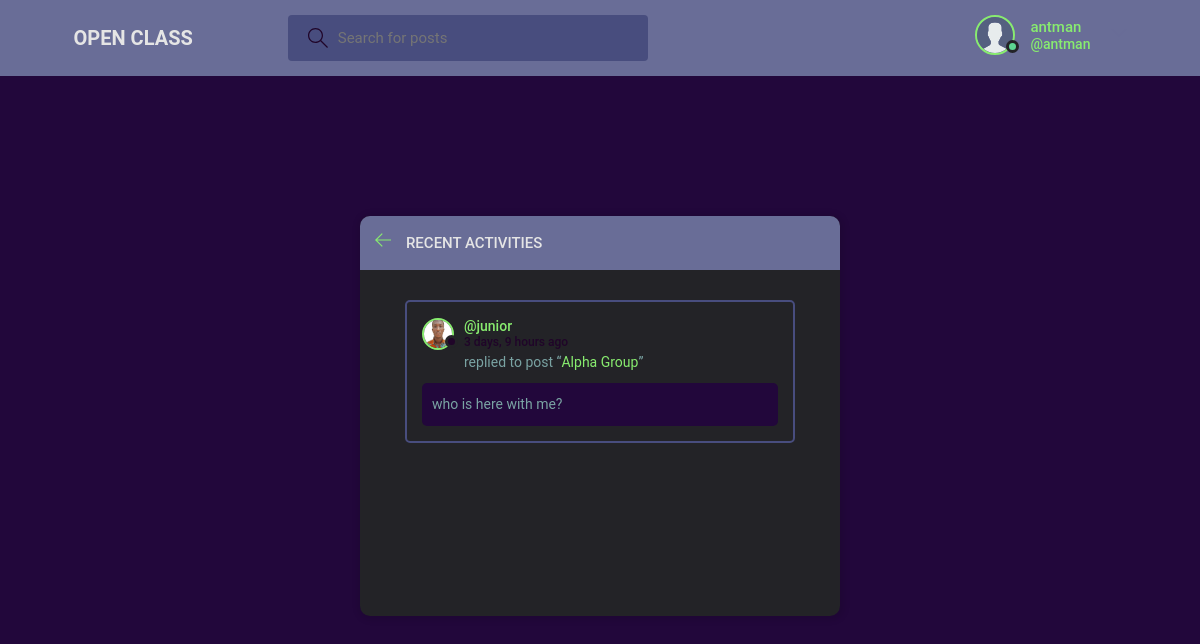
The app's page /activity/ (signed in) with its own data.
### base/models.py (models this page shows, shortened)
class User(AbstractUser):
    name = models.CharField(max_length=200, null=True)
    email = models.EmailField(unique=True, null=True)
    bio = models.TextField(null=True)
    avatar = models.ImageField(null=True, default="avatar.svg")
    USERNAME_FIELD = 'username'
    REQUIRED_FIELDS = []

class Message(models.Model):
    user = models.ForeignKey(User, on_delete=models.CASCADE)
    room = models.ForeignKey(Room, on_delete=models.CASCADE)
    body = models.TextField()
    updated = models.DateTimeField(auto_now=True)
    created = models.DateTimeField(auto_now_add=True)
    class Meta:
        ordering = ['-updated', '-created']

class Room(models.Model):
    host = models.ForeignKey(User, on_delete=models.SET_NULL, null=True)
    topic = models.ForeignKey(Topic, on_delete=models.SET_NULL, null=True)
    name = models.CharField(max_length=200)
    description = models.TextField(null=True, blank=True)
    participants = models.ManyToManyField(
        User, related_name='participants', blank=True)
    updated = models.DateTimeField(auto_now=True)
    created = models.DateTimeField(auto_now_add=True)
    class Meta:
        ordering = ['-updated', '-created']
    def __str__(self):
        return self.name

### base/views.py (the view)
# urls.py: path('activity/', views.activityPage, name="activity"),
@login_required(login_url='login')
def activityPage(request):
    room_messages = Message.objects.all()
    return render(request, 'base/activity.html', {'room_messages': room_messages})

### base/templates/base/activity.html (shortened to what this page needs)
{% extends 'main.html' %}
{% block content %}
{% include 'navbar.html' %}
<main class="layout">
  <div class="container">
    <div class="layout__box">
      <div class="layout__boxHeader">
        <div class="layout__boxTitle">
          <a href="{% url 'home' %}">
            <svg version="1.1" xmlns="http://www.w3.org/2000/svg" width="32" height="32" viewBox="0 0 32 32">
              <title>arrow-left</title>
              <path
                d="M13.723 2.286l-13.723 13.714 13.719 13.714 1.616-1.611-10.96-10.96h27.625v-2.286h-27.625l10.965-10.965-1.616-1.607z">
              </path>
              </path>
            </svg>
          </a>
          <h3>Recent Activities</h3>
        </div>
      </div>
      <div class="activities-page layout__body">
        {% for message in room_messages %}
        <div class="activities__box">
          <div class="activities__boxHeader roomListRoom__header">
            <a href="{% url 'user-profile' message.user.id %}" class="roomListRoom__author">
              <div class="avatar avatar--small">
                <img src="{{message.user.avatar.url}}" />
              </div>
              <p>
                @{{message.user}}
                <span>{{message.created|timesince}} ago</span>
              </p>
            </a>
          </div>
          <div class="activities__boxContent">
            <p>replied to post “<a href="{% url 'room' message.room.id %}">{{message.room}}</a>”</p>
            <div class="activities__boxRoomContent">
              {{message.body}}
            </div>
          </div>
        </div>
        {% endfor %}
      </div>
    </div>
  </div>
</main>
{% endblock content %}

### templates/navbar.html (shortened to what this page needs)
{% load static %}
<header class="header header--loggedIn">
    <div class="container">
        <a href="{% url 'home' %}" class="header__logo">
            <h1>OPEN CLASS</h1>
        </a>
        <form class="header__search" method="GET" action="{% url 'home' %}">
            <label>
                <input name="q" placeholder="Search for posts" />
            </label>
        </form>
        <nav class="header__menu">
            {% if request.user.is_authenticated %}
            <div class="header__user">
                <a href="{% url 'update-user' %}">
                    <div class="avatar avatar--medium active">
                        <img src="{{request.user.avatar.url}}" />
                    </div>
                    <p>{{request.user.username}} <span>@{{request.user.username}}</span></p>
                </a>
                <button class="dropdown-button">
                    <svg version="1.1" xmlns="http://www.w3.org/2000/svg" width="32" height="32" viewBox="0 0 32 32">
                        <title>chevron-down</title>
                        <path d="M16 21l-13-13h-3l16 16 16-16h-3l-13 13z"></path>
                    </svg>
                </button>
            </div>
            {% else %}
            <a href="{% url 'login' %}">
                <img src="{% static 'images/avatar.svg' %}" />
                <p>Login</p>
            </a>
            {% endif %}
        </nav>
    </div>
</header>

### static/styles/style.css (style rules this page uses)
:root { --color-main: #88ec6f; --color-main-light: #e1f6fb; --color-dark: #232327; --color-dark-medium: #484d7e; --color-dark-light: #696d97; --color-light: #e5e5e5; --color-gray: #200529; --color-light-gray: #7aa3a3; --color-bg: #22073b; --color-success: #5dd693; --color-error: #fc4b0b; }
* { font-family: Roboto, "DM Sans", -apple-system, BlinkMacSystemFont, "Segoe UI", Roboto, Oxygen, Ubuntu, Cantarell, "Open Sans", "Helvetica Neue", sans-serif; margin: 0; padding: 0; box-sizing: border-box; text-rendering: optimizeLegibility; font-size: inherit; }
html { font-size: 56.25%; }
@media only screen and (min-width: 1200px) { html { font-size: 62.5%; } }
body { line-height: 1.6; font-weight: 400; font-size: 1.5rem; color: var(--color-light-gray); background-color: var(--color-bg); min-height: 100vh; }
img { width: 100%; }
a { display: inline-block; color: var(--color-main); text-decoration: none; }
.container { max-width: 120rem; width: 90%; margin: auto; }
.avatar { position: relative; display: inline-block; border-radius: 50%; border: 2px solid var(--color-main); }
.avatar img { display: block; border-radius: 50%; object-fit: cover; object-position: center; }
.avatar::after { content: ""; display: block; position: absolute; background-color: var(--color-gray); z-index: 111; border-radius: 50%; border: 0.3rem solid var(--color-dark); }
.avatar.active::after { background-color: var(--color-success); }
.avatar.avatar--small img { width: 2.8rem; height: 2.8rem; }
.avatar.avatar--small:after { width: 0.7rem; height: 0.7rem; bottom: 0px; right: -6px; }
.avatar.avatar--medium img { width: 3.6rem; height: 3.6rem; border-radius: 50%; }
.avatar.avatar--medium:after { width: 0.7rem; height: 0.7rem; bottom: 0px; right: -6px; }
.header { padding: 1.5rem; background-color: var(--color-dark-light); }
.header > .container { display: flex; gap: 9.5rem; }
.header__logo, .header__user { display: flex; gap: 2rem; align-items: center; }
.header__logo > h1 { font-weight: 700; font-size: 2rem; color: var(--color-light); }
.header__search > label { background-color: var(--color-dark-medium); padding: 1.3rem 1rem; display: flex; align-items: center; gap: 1rem; border-radius: 4px; }
.header__search svg { fill: var(--color-gray); width: 2rem; height: 2rem; margin-left: 1rem; }
.header__search input { width: 30rem; background: transparent; border: none; outline: none; color: var(--color-light); }
.header__menu { margin-left: auto; position: relative; background-color: var(--color-main-medium); }
.header__menu a { display: flex; gap: 1.5rem; align-items: center; font-weight: 500; text-decoration: none; }
.header__menu img { height: 3.6rem; }
.header__menu p { line-height: 1.2; }
.header__menu span { color: var(--color-main); font-weight: 500; font-size: 1.4rem; display: block; }
.header__menu svg { width: 1.6rem; height: 1.6rem; fill: var(--color-dark-light); }
.dropdown-button { background: transparent; border: 0; outline: 0; cursor: pointer; }
.layout { margin-top: 2.4rem; }
.layout > .container { display: flex; justify-content: space-between; align-items: flex-start; }
.layout__box { width: 90%; max-width: 48rem; min-height: 40rem; position: absolute; top: 50%; left: 50%; transform: translate(-50%, -46%); background-color: var(--color-dark); border-radius: 1rem; box-shadow: 1px 1px 6px 3px rgba(0, 0, 0, 0.1); overflow: hidden; }
.layout__boxHeader { display: flex; padding: 1.5rem; background-color: var(--color-dark-light); }
.layout__boxTitle { display: flex; gap: 1.5rem; align-items: center; }
.layout__boxTitle h3 { text-transform: uppercase; font-weight: 500; color: var(--color-light); }
.layout__boxTitle svg { width: 1.6rem; height: 1.6rem; fill: var(--color-main); }
.layout__body { margin: 3rem; }
.roomListRoom__header { display: flex; justify-content: space-between; align-items: center; }
.roomListRoom__author { font-weight: 500; display: flex; align-items: center; gap: 1rem; }
.activities__box { margin: 1.5rem; padding: 1.5rem; border: 2px solid var(--color-dark-medium); border-radius: 5px; }
.activities__boxHeader p { font-size: 1.4rem; line-height: 1.3; }
.activities__boxHeader p span { color: var(--color-gray); font-size: 1.2rem; display: block; }
.activities__boxContent { margin-left: 4.2rem; }
.activities__boxContent { font-size: 1.4rem; }
.activities__boxRoomContent { background: var(--color-bg); padding: 1rem; border-radius: 5px; margin-top: 1rem; margin-left: -4.2rem; }

### records on screen
User: user.avatar (placeholder picture), user.username "antman"
Message: user.avatar (picture), user "junior", room "Alpha Group", body "who is here with me?"
